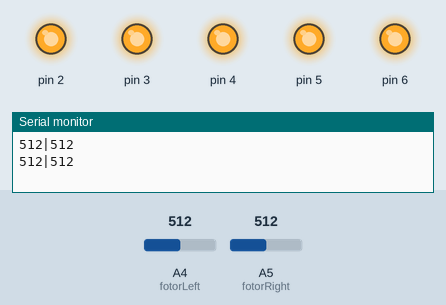
Simulated run of this sketch. Board: Arduino Uno, built with avr-gcc and run on an emulated ATmega328P. Parts: output pins drawn as LEDs (lit = HIGH), the last lines printed to the serial monitor. The test bench sets the inputs (shaded band); at power-on: A4 (fotorLeft) = 512, A5 (fotorRight) = 512.

Above: at 1.8 s.
1.9 s: A4 (fotorLeft) set to 517
At 3.7 s:
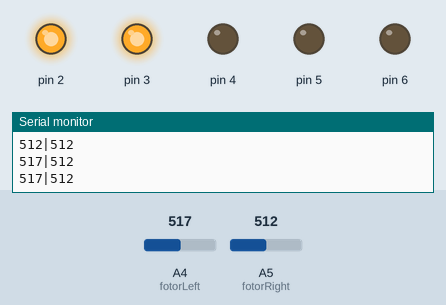
4.5 s: A5 (fotorRight) set to 513
At 6.4 s:
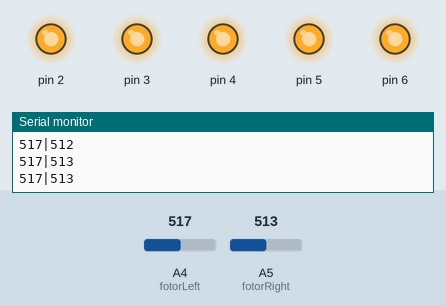
7.6 s: A4 (fotorLeft) set to 716
At 10.3 s:
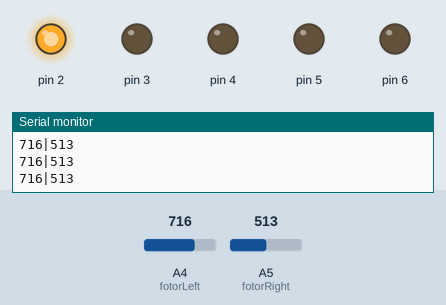
10.7 s: A5 (fotorRight) set to 690
13.4 s: A5 (fotorRight) set to 706
At 15.7 s:
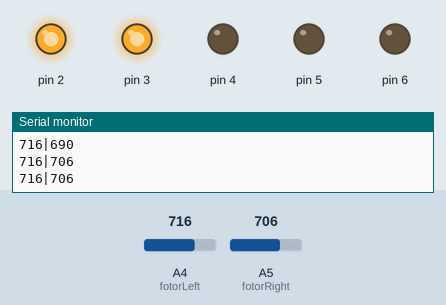
16.8 s: A4 (fotorLeft) set to 511
At 19.6 s:
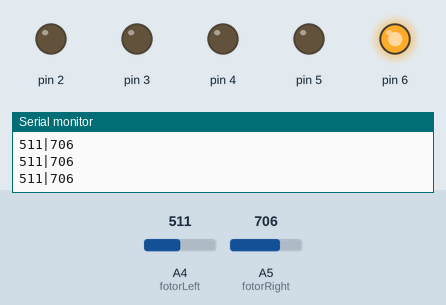
Timing chart, 0 to 20.9 s (numbered marks = the images above; inputs shaded):
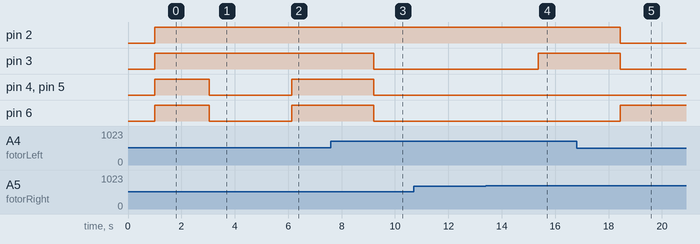

Measured:
- the behaviour switches between 516 and 517 on A4 (fotorLeft) (found by bisection; images 0 and 1)
- the behaviour switches between 512 and 513 on A5 (fotorRight) (found by bisection; images 1 and 2)
- the behaviour switches between 705 and 706 on A5 (fotorRight) (found by bisection; images 3 and 4)
- after the input at 1.9 s, pin 4–6: HIGH → LOW after 1.2 s
- after the input at 4.5 s, pin 4–6: LOW → HIGH after 1.6 s
- after the input at 7.6 s, pin 3–6: HIGH → LOW after 1.6 s
- after the input at 13.4 s, pin 3: LOW → HIGH after 2.0 s
- after the input at 16.8 s, pin 2, pin 3: HIGH → LOW after 1.6 s; pin 6: LOW → HIGH after 1.6 s

The sketch:

sketch_jan20a.ino
```cpp
#define fotorLeft A4
#define fotorRight A5

int resLeft = 0;
int resRight = 0;

void setup() {
  Serial.begin(9600);

  pinMode(2, OUTPUT);
  pinMode(3, OUTPUT);
  pinMode(4, OUTPUT);
  pinMode(5, OUTPUT);
  pinMode(6, OUTPUT);
}

void loop() {
  resLeft = analogRead(fotorLeft);
  resRight = analogRead(fotorRight);
  Serial.print(resLeft);
  Serial.print("|");
  Serial.println(resRight);
  delay(1000);

  if (abs(resLeft - resRight) < 5){
    digitalWrite(2, HIGH);
    digitalWrite(3, HIGH);
    digitalWrite(4, HIGH);
    digitalWrite(5, HIGH);
    digitalWrite(6, HIGH);
  } else if(resLeft - resRight >= 5 && resLeft - resRight <= 10){
    digitalWrite(2, HIGH);
    digitalWrite(3, HIGH);
    digitalWrite(4, LOW);
    digitalWrite(5, LOW);
    digitalWrite(6, LOW);
  } else if(resLeft - resRight <= -5 && resLeft - resRight >= -10){
    digitalWrite(2, LOW);
    digitalWrite(3, LOW);
    digitalWrite(4, LOW);
    digitalWrite(5, HIGH);
    digitalWrite(6, HIGH);
  } else if(resLeft - resRight > 10){
    digitalWrite(2, HIGH);
    digitalWrite(3, LOW);
    digitalWrite(4, LOW);
    digitalWrite(5, LOW);
    digitalWrite(6, LOW);
  } else if(resLeft - resRight < -10){
    digitalWrite(2, LOW);
    digitalWrite(3, LOW);
    digitalWrite(4, LOW);
    digitalWrite(5, LOW);
    digitalWrite(6, HIGH);
  }
  delay(25);
}
```
